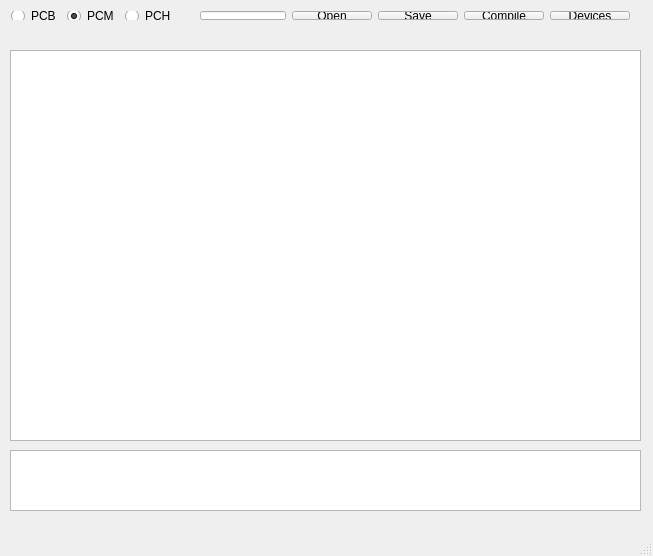
<?xml version="1.0" encoding="UTF-8"?>
<ui version="4.0">
 <class>MainWindow</class>
 <widget class="QMainWindow" name="MainWindow">
  <property name="geometry">
   <rect>
    <x>0</x>
    <y>0</y>
    <width>653</width>
    <height>556</height>
   </rect>
  </property>
  <property name="sizePolicy">
   <sizepolicy hsizetype="Expanding" vsizetype="Expanding">
    <horstretch>0</horstretch>
    <verstretch>0</verstretch>
   </sizepolicy>
  </property>
  <property name="windowTitle">
   <string>CCScLinux</string>
  </property>
  <widget class="QWidget" name="centralWidget">
   <widget class="QPlainTextEdit" name="summaryTextEdit">
    <property name="geometry">
     <rect>
      <x>10</x>
      <y>450</y>
      <width>631</width>
      <height>61</height>
     </rect>
    </property>
    <property name="sizePolicy">
     <sizepolicy hsizetype="Maximum" vsizetype="Expanding">
      <horstretch>0</horstretch>
      <verstretch>0</verstretch>
     </sizepolicy>
    </property>
    <property name="maximumSize">
     <size>
      <width>16777215</width>
      <height>100</height>
     </size>
    </property>
   </widget>
   <widget class="QPlainTextEdit" name="codeTextEdit">
    <property name="geometry">
     <rect>
      <x>10</x>
      <y>50</y>
      <width>631</width>
      <height>391</height>
     </rect>
    </property>
    <property name="sizePolicy">
     <sizepolicy hsizetype="Maximum" vsizetype="Expanding">
      <horstretch>0</horstretch>
      <verstretch>0</verstretch>
     </sizepolicy>
    </property>
    <property name="maximumSize">
     <size>
      <width>16777215</width>
      <height>16777215</height>
     </size>
    </property>
   </widget>
   <widget class="QWidget" name="horizontalLayoutWidget_3">
    <property name="geometry">
     <rect>
      <x>0</x>
      <y>0</y>
      <width>641</width>
      <height>31</height>
     </rect>
    </property>
    <layout class="QHBoxLayout" name="horizontalLayout_3">
     <item>
      <layout class="QHBoxLayout" name="horizontalLayout">
       <item>
        <widget class="QRadioButton" name="pcbRadio">
         <property name="text">
          <string>PCB</string>
         </property>
        </widget>
       </item>
       <item>
        <widget class="QRadioButton" name="pcmRadio">
         <property name="text">
          <string>PCM</string>
         </property>
         <property name="checked">
          <bool>true</bool>
         </property>
        </widget>
       </item>
       <item>
        <widget class="QRadioButton" name="pchRadio">
         <property name="text">
          <string>PCH</string>
         </property>
        </widget>
       </item>
      </layout>
     </item>
     <item>
      <spacer name="horizontalSpacer">
       <property name="orientation">
        <enum>Qt::Horizontal</enum>
       </property>
       <property name="sizeHint" stdset="0">
        <size>
         <width>40</width>
         <height>20</height>
        </size>
       </property>
      </spacer>
     </item>
     <item>
      <layout class="QHBoxLayout" name="horizontalLayout_2">
       <item>
        <widget class="QLineEdit" name="pathEdit"/>
       </item>
       <item>
        <widget class="QPushButton" name="openButton">
         <property name="text">
          <string>Open</string>
         </property>
        </widget>
       </item>
       <item>
        <widget class="QPushButton" name="saveButton">
         <property name="text">
          <string>Save</string>
         </property>
        </widget>
       </item>
       <item>
        <widget class="QPushButton" name="compileButton">
         <property name="text">
          <string>Compile</string>
         </property>
        </widget>
       </item>
       <item>
        <widget class="QPushButton" name="devicesButton">
         <property name="text">
          <string>Devices</string>
         </property>
        </widget>
       </item>
      </layout>
     </item>
    </layout>
   </widget>
  </widget>
  <widget class="QStatusBar" name="statusBar"/>
 </widget>
 <layoutdefault spacing="6" margin="11"/>
 <resources/>
 <connections/>
</ui>
